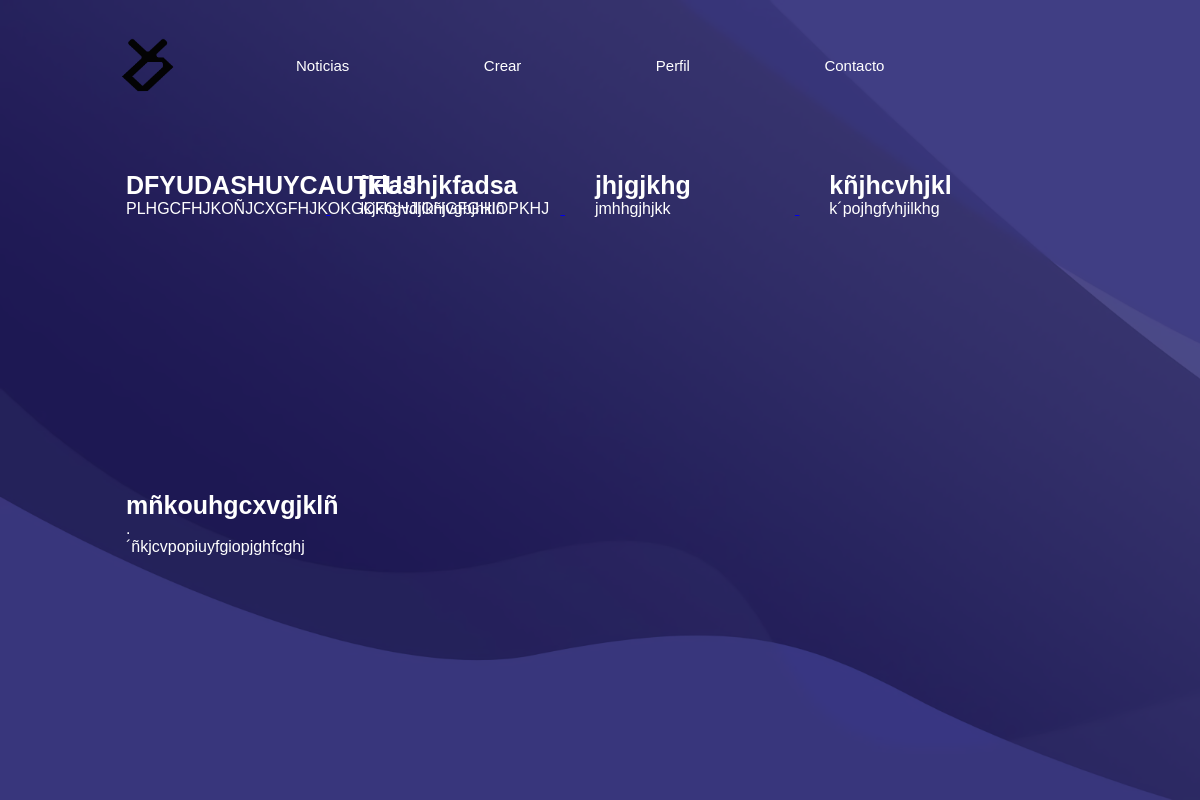
The app's page /Usuario/noticias.php, older data.
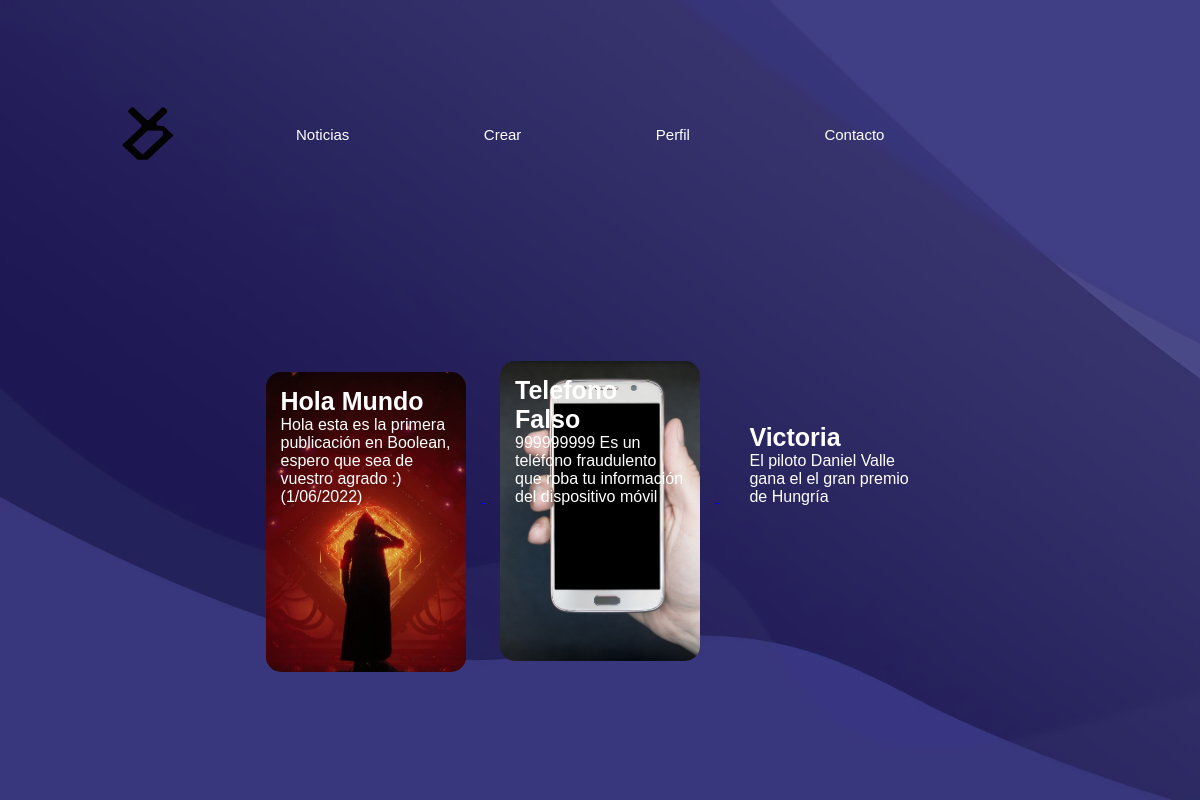
The same page, newer data.
### tables this page shows
CREATE TABLE `noticia` (
  `id` int(11) NOT NULL,
  `id_user` int(11) NOT NULL,
  `titulo` varchar(30) NOT NULL,
  `descripcion` varchar(100) NOT NULL,
  `contenido` text NOT NULL,
  `autor` varchar(20) NOT NULL,
  `foto` varchar(100) NOT NULL
);

### Usuario/noticias.php (the view, shortened to what this page needs)
<?php
require("../Datos/conexion.php");
$sql = "SELECT *  FROM noticia";
$resultado = mysqli_query($conexion, $sql);
?>
<html>
<head>
    <link rel="stylesheet" type="text/css" href="estilos.css" title="style" />
</head>
<body>
    <div class="contenedor">
        <div class="navegacion">
          <a href = "./index.php"><img src="./imagenes/LogoDani-02.png" class="logo"/></a>
            <nav>
                <ul>
                    <li class="barra">
                        <a href="./noticias.php" class="decBarra">Noticias</a>
                    </li>
                    <li class="barra">
                        <a href="./crearNoticia.php" class="decBarra">Crear</a>
                    </li>
                    <li class="barra">
                        <a href="./perfil.php" class="decBarra">Perfil</a>
                    </li>
                    <li class="barra">
                        <a href="./contacto.php" class="decBarra">Contacto</a>
                    </li>
                </ul>
            </nav>
        </div>
        <div class="algo">
            <div class="tarjeta">
                <div class="texto">
                <?php
                    if ($resultado) {
                        while ($fila = mysqli_fetch_array($resultado)) {
                ?>
                    <a href = "https://youtu.be/2gOONm89Nnk?t=2405">
                        <div class="wrapper" style="background-image: url('Resources/Noticias/<?php echo($fila['titulo'])?>/<?php echo($fila['foto'])?>')">
                        <h5><?php echo($fila['titulo']) ?></h5>
                        <p>
                            <?php echo($fila['descripcion']) ?>
                        </p>
                        </div>
                    </a>
                    <?php
                        }
                    }
                    ?>
              </div>
            </div>
        </div>
    </div>
</body>
</html>

### Usuario/estilos.css (style rules this page uses)
* { padding: 0; margin: 0; font-family: Tahoma, sans-serif; }
body { background-image: url(./imagenes/website-background-image-size-psd-vector-photo.jpg); }
.navegacion { display: flex; align-items: center; }
nav { flex: 1; text-align: right; color: white; }
nav ul li { list-style: none; margin-left: 70px; display: inline-block; }
.logo { width: 100px; cursor: pointer; }
.barra { border-radius: 10px; padding: 30px; }
.decBarra { text-decoration: none; color: white; font-size: 15px; }
.contenedor { width: 100%; background-image: url(./imagenes/website-background-image-size-psd-vector-photo_waifu2x_art_noise3_scale_tta_1.png); display: flex; flex-direction: row; flex-flow: wrap; background-size: cover; padding-left: 8%; padding-right: 8%; box-sizing: border-box; }
.tarjeta { display: flex; align-items: center; justify-content: center; align-items: center; width: 100%; height: 100%; }
.algo { width: 100%; height: auto; display: flex; flex-direction: row; flex-flow: wrap; background-size: cover; box-sizing: border-box; justify-content: space-around; }
.wrapper { display: inline-block; cursor: pointer; width: 200px; height: 300px; border-radius: 15px; padding: 15px; box-sizing: border-box; margin: 10px 15px; background-position: center center; background-size: cover; background-repeat: no-repeat; transition: 0.5s; }
h5 { font-size: 25px; color: white; }
.wrapper p { color: white; }
body { background-color: rgb(250, 243, 243); }
body { display: flex; justify-content: center; }

Row changes from the older to the newer data that the page shows:
removed noticia: titulo "DFYUDASHUYCAUTFUJ", descripcion "PLHGCFHJKOÑJCXGFHJKOKGCFGHJIOHGFGHIOPKHJ"
removed noticia: titulo "jklashjkfadsa", descripcion "lkjkhgvdjlkñjvgbjhklñ"
removed noticia: titulo "jhjgjkhg", descripcion "jmhhgjhjkk"
removed noticia: titulo "kñjhcvhjkl", descripcion "k´pojhgfyhjilkhg"
removed noticia: titulo "mñkouhgcxvgjklñ", descripcion ".´ñkjcvpopiuyfgiopjghfcghj"
added noticia: titulo+foto (picture), titulo "Hola Mundo", descripcion "Hola esta es la primera publicación en Boolean, espero que sea de vuestro agrado :) (1/06/2022)"
added noticia: titulo+foto (picture), titulo "Telefono Falso", descripcion "999999999 Es un teléfono fraudulento que roba tu información del dispositivo móvil"
added noticia: titulo "Victoria", descripcion "El piloto Daniel Valle gana el el gran premio de Hungría"
